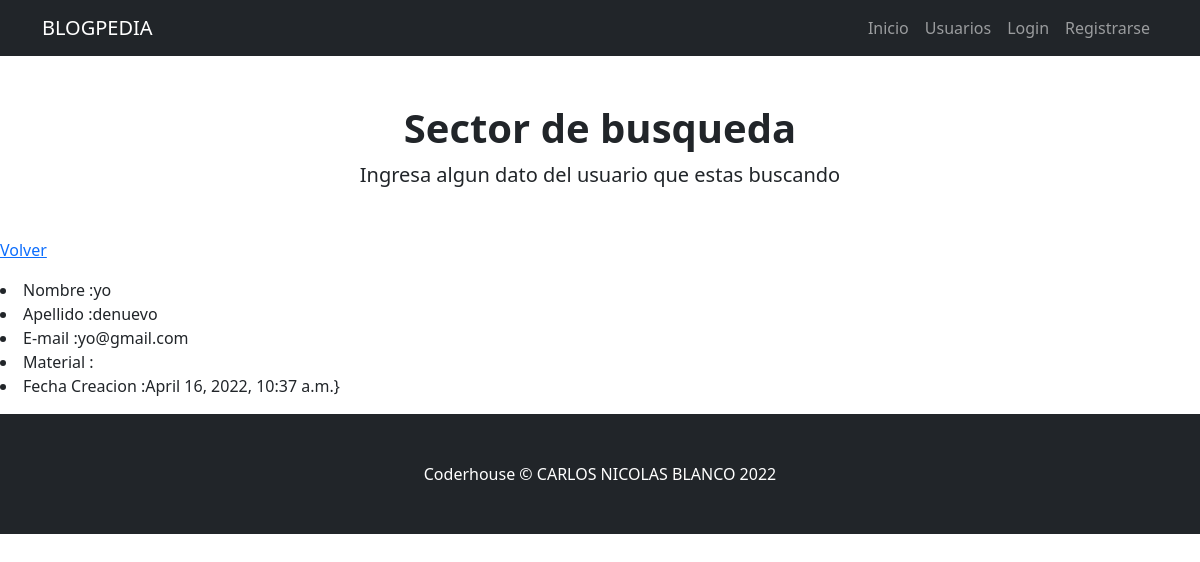
Screenshot of /usuarios/usuario/detalle/7 with the database file from the repository.
### usuarios/models.py (models this page shows, shortened)
class usuario(models.Model):
    nombre = models.CharField(max_length=30)
    apellido = models.CharField(max_length=30)
    mail = models.EmailField()
    material = RichTextField(blank= True, null=True)
    fecha_creacion = models.DateTimeField(default=timezone.now)

### usuarios/views.py (the view)
# urls.py: path('usuario/detalle/<int:pk>',views.DetalleUsuario.as_view(),name='detalle_usuario'),
class DetalleUsuario(DetailView):
    model = usuario
    template_name = "usuarios/detalle_usuario.html"

### usuarios/templates/usuarios/detalle_usuario.html (shortened to what this page needs)
{% extends 'index/index.html' %}
{% block header_block %}
     <h1 class="fw-bolder">Sector de busqueda</h1>
     <p class="lead mb-0">Ingresa algun dato del usuario que estas buscando</p>
{% endblock header_block %}
{% block body_block %}
    <p>
        <a href={% url 'usuarios' %}>Volver</a>
    </p>
        <li>Nombre :{{object.nombre}}</li>
        <li>Apellido :{{object.apellido}}</li>
        <li>E-mail :{{object.mail}}</li>
        <li>Material :{{object.material | safe }}</li>
        <li>Fecha Creacion :{{object.fecha_creacion}}}</li>
{% endblock body_block %}

### rows the page displays
usuario: nombre "yo", apellido "denuevo", mail "yo@gmail.com", fecha_creacion "April 16, 2022, 10:37 a.m."
